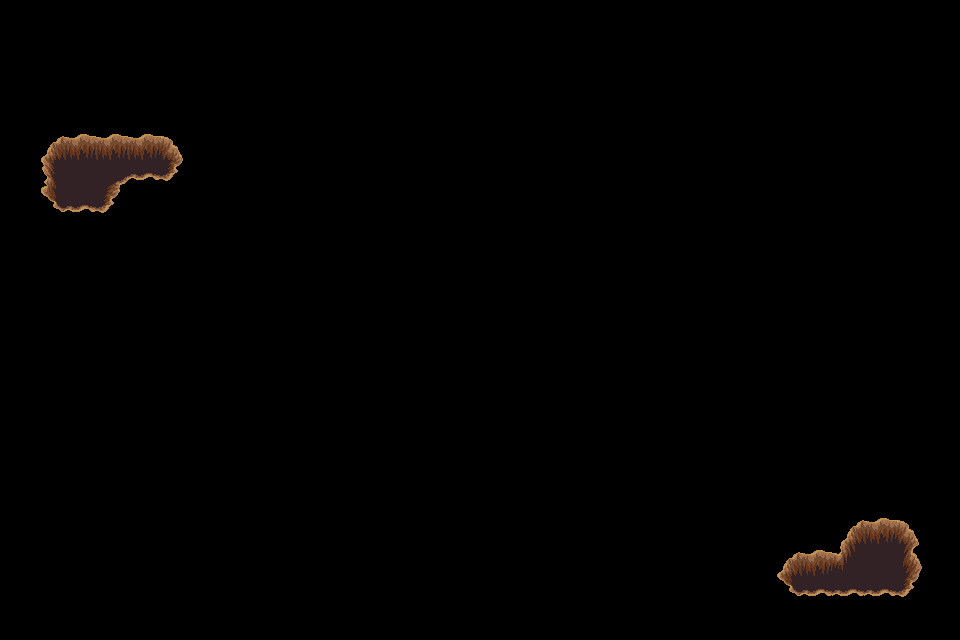

Tiled map render using the project's own tile images. Description and the whole map definition, tile-layer contents included, below:
An orthogonal 30x20 tile map with 32x32 px tiles, 1 tile layer (trou), 2 tilesets.

<map version="1.4" tiledversion="1.4.3" orientation="orthogonal" renderorder="right-down" width="30" height="20" tilewidth="32" tileheight="32" infinite="0" nextlayerid="9" nextobjectid="1">
 <tileset firstgid="1" source="../../dungeon_green.tsx" />
 <tileset firstgid="530" source="../../dungeon.tsx" />
 <layer id="8" name="trou" width="30" height="20">
  <data encoding="csv">
0,0,0,0,0,0,0,0,0,0,0,0,0,0,0,0,0,0,0,0,0,0,0,0,0,0,0,0,0,0,
0,0,0,0,0,0,0,0,0,0,0,0,0,0,0,0,0,0,0,0,0,0,0,0,0,0,0,0,0,0,
0,0,0,0,0,0,0,0,0,0,0,0,0,0,0,0,0,0,0,0,0,0,0,0,0,0,0,0,0,0,
0,0,0,0,0,0,0,0,0,0,0,0,0,0,0,0,0,0,0,0,0,0,0,0,0,0,0,0,0,0,
0,432,433,433,433,434,0,0,0,0,0,0,0,0,0,0,0,0,0,0,0,0,0,0,0,0,0,0,0,0,
0,455,456,387,479,480,0,0,0,0,0,0,0,0,0,0,0,0,0,0,0,0,0,0,0,0,0,0,0,0,
0,478,479,480,0,0,0,0,0,0,0,0,0,0,0,0,0,0,0,0,0,0,0,0,0,0,0,0,0,0,
0,0,0,0,0,0,0,0,0,0,0,0,0,0,0,0,0,0,0,0,0,0,0,0,0,0,0,0,0,0,
0,0,0,0,0,0,0,0,0,0,0,0,0,0,0,0,0,0,0,0,0,0,0,0,0,0,0,0,0,0,
0,0,0,0,0,0,0,0,0,0,0,0,0,0,0,0,0,0,0,0,0,0,0,0,0,0,0,0,0,0,
0,0,0,0,0,0,0,0,0,0,0,0,0,0,0,0,0,0,0,0,0,0,0,0,0,0,0,0,0,0,
0,0,0,0,0,0,0,0,0,0,0,0,0,0,0,0,0,0,0,0,0,0,0,0,0,0,0,0,0,0,
0,0,0,0,0,0,0,0,0,0,0,0,0,0,0,0,0,0,0,0,0,0,0,0,0,0,0,0,0,0,
0,0,0,0,0,0,0,0,0,0,0,0,0,0,0,0,0,0,0,0,0,0,0,0,0,0,0,0,0,0,
0,0,0,0,0,0,0,0,0,0,0,0,0,0,0,0,0,0,0,0,0,0,0,0,0,0,0,0,0,0,
0,0,0,0,0,0,0,0,0,0,0,0,0,0,0,0,0,0,0,0,0,0,0,0,0,0,0,0,0,0,
0,0,0,0,0,0,0,0,0,0,0,0,0,0,0,0,0,0,0,0,0,0,0,0,0,0,432,433,434,0,
0,0,0,0,0,0,0,0,0,0,0,0,0,0,0,0,0,0,0,0,0,0,0,0,432,433,411,456,457,0,
0,0,0,0,0,0,0,0,0,0,0,0,0,0,0,0,0,0,0,0,0,0,0,0,478,479,479,479,480,0,
0,0,0,0,0,0,0,0,0,0,0,0,0,0,0,0,0,0,0,0,0,0,0,0,0,0,0,0,0,0
</data>
 </layer>
</map>
